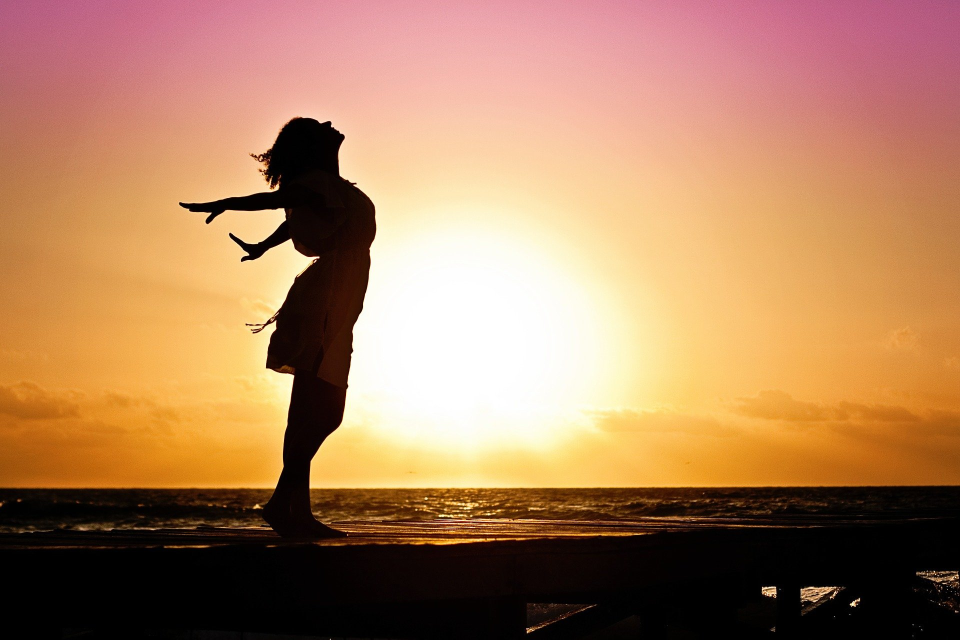
#> input picture Bootcamp -DevTown/1-happiness.jpg, 1920 x 1279 px, found by its file name (shown at 1/2 size)
$ python project.py
#> lines starting #> are read from the running program, lines starting #| are printed output that depends on the picture

import cv2
import numpy

video=cv2.VideoCapture("green.mp4")
image=cv2.imread("1-happiness.JPG")
#> image is the input picture: shape (1279, 1920, 3); mean B, G, R 94.4, 128.4, 172.7

while True:
    ret,frame=video.read()#If any error in loading the video the ret condition becomes false
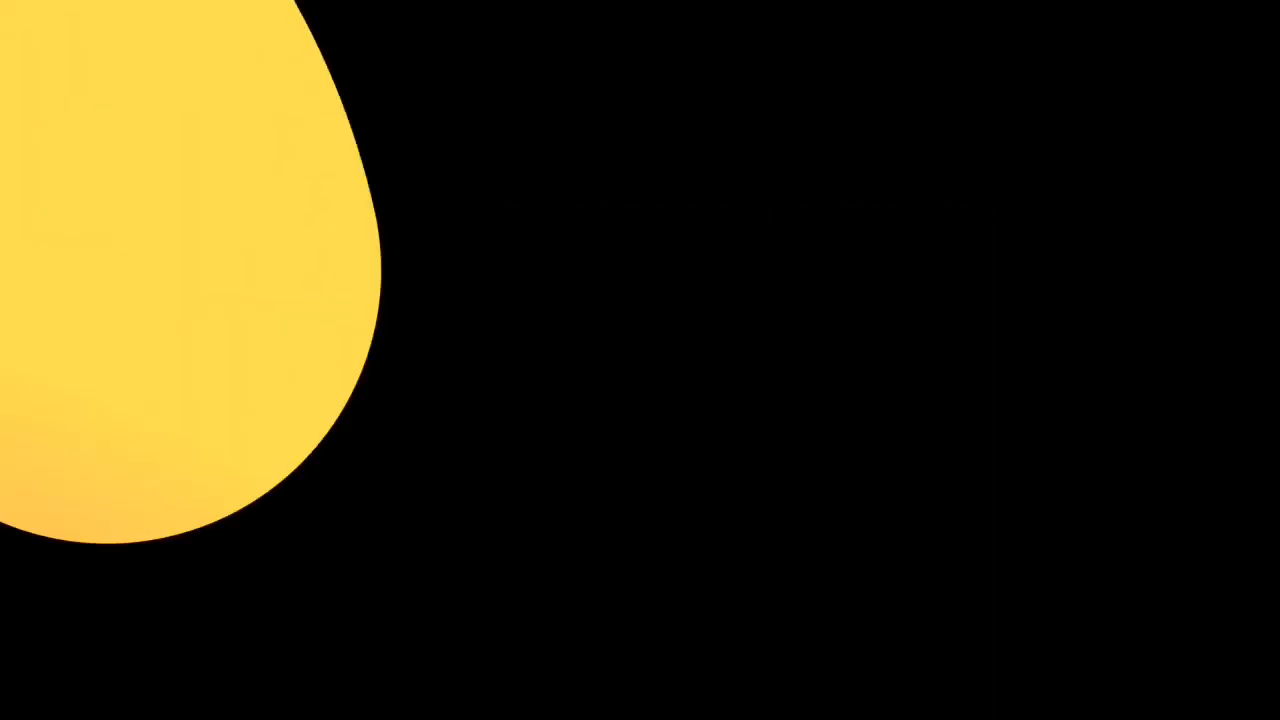
#> input picture frame 99 of Bootcamp -DevTown/green.mp4, 1280 x 720 px
#> frame is the input picture: shape (720, 1280, 3); mean B, G, R 15, 42.6, 50.3
    frame=cv2.resize(frame,(640,480),)
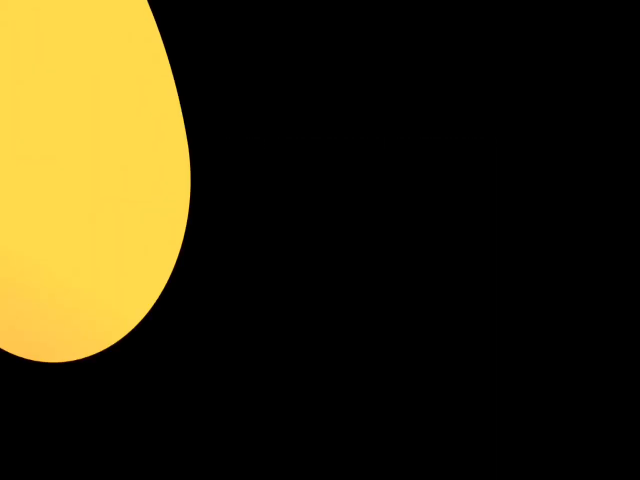
#> frame: shape (480, 640, 3); mean B, G, R 15, 42.6, 50.3
    image=cv2.resize(image,(640,480),)
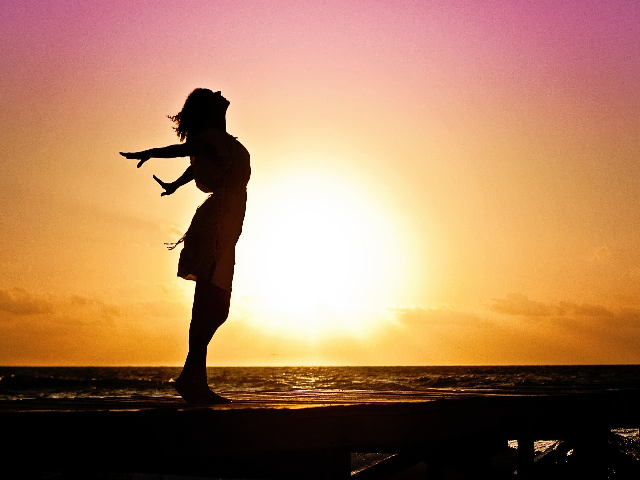
#> image: shape (480, 640, 3); mean B, G, R 94.3, 128.3, 172.6
    hsv=cv2.cvtColor(frame,cv2.COLOR_BGR2HSV)#hus,saturation,volume
#> hsv: shape (480, 640, 3); mean H, S, V 5.1, 36.9, 50.3

    l_g=numpy.array([32,94,132])#[]
    u_g=numpy.array([179,255,255])#[]
    mask=cv2.inRange(hsv,l_g,u_g)#The mask is created to cover the green values
#> mask: shape (480, 640); every value is 0
    res=cv2.bitwise_and(frame,frame,mask=mask)
#> res: shape (480, 640, 3); every value is 0
    #cv2.imshow("Frame",frame)#name of the video frame="Frame"
    #cv2.imshow("Mask",mask)
    #cv2.imshow("resultant",res)

    f=frame-res
    #print(f)
    f=numpy.where(f==0,image,f) #replace the places in the screen where f =black on other places f=f
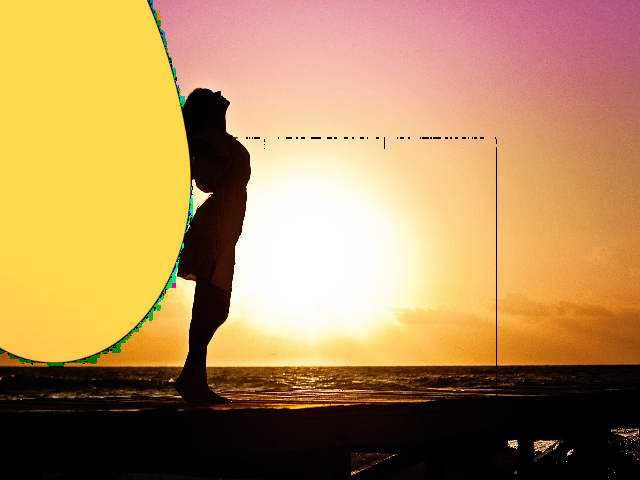
#> f: shape (480, 640, 3); mean B, G, R 90.6, 141.7, 179.1
    cv2.imshow("final",f)
    #cv2.imshow("prefinal",f)
    k=cv2.waitKey(1)#waitKey method waits for you to press a key and the unicode value of the key is saved in k
#> (key q is pressed here)
    if k==ord("q"):
        break
video.release()
cv2.destroyAllWindows()
